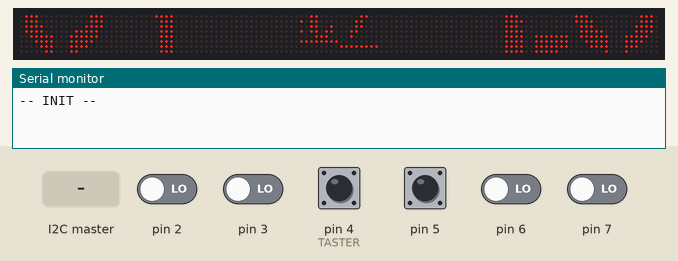
A sketch run on a simulated Arduino Uno, built with avr-gcc and run on an emulated ATmega328P. Shown: 128×8 LED matrix, the last lines printed to the serial monitor. Wiring (inferred from the names in the program): 16 × MAX7219 LED driver (orientation assumed): CS pin 10. The test bench sets the inputs (shaded band); at power-on: pin 4 (TASTER), pin 5 HIGH, pin 2, pin 3, pin 6, pin 7 LOW.

Above: at 1.28 s.
1.3 s: pin 4 (TASTER) pulled LOW for 0.15 s
At 2.1 s:
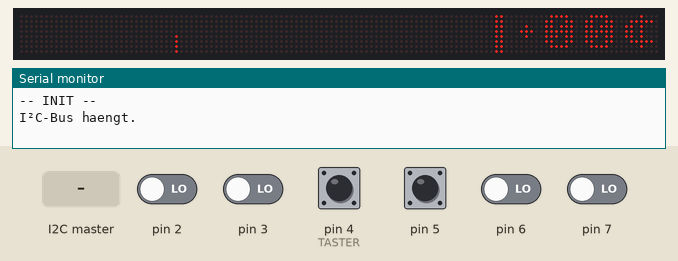
2.9 s: the I2C master sends "F"
At 3.3 s:
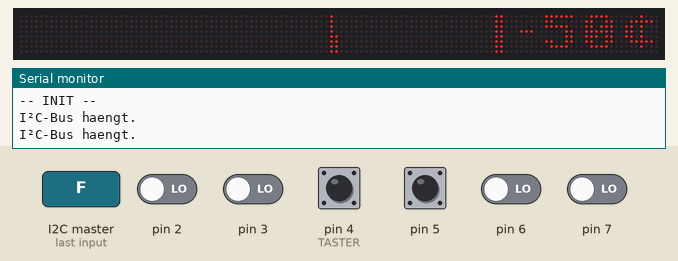
4.4 s: pin 4 (TASTER) pulled LOW for 0.15 s
At 5.2 s:
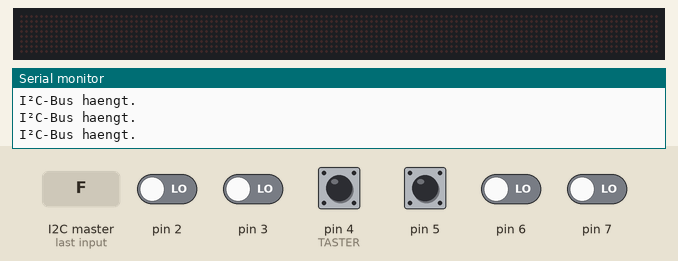
6.1 s: the I2C master sends "G"
At 6.26 s:
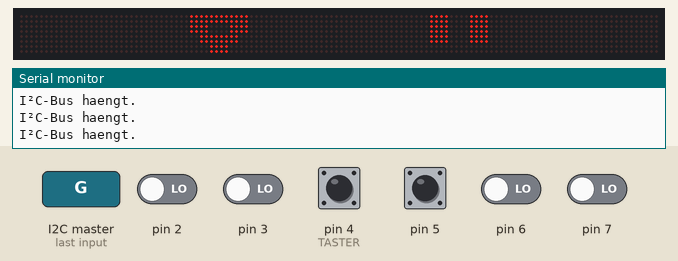
7.8 s: pin 4 (TASTER) pulled LOW for 0.15 s
At 8.1 s:
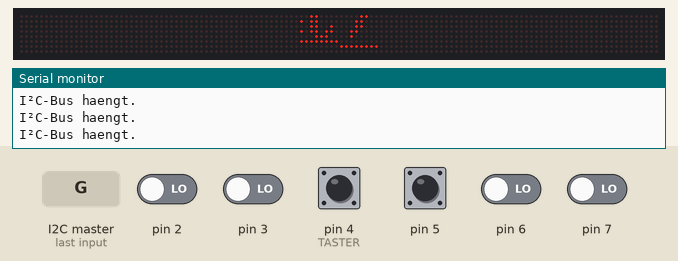
8.5 s: pin 4 (TASTER) pulsed LOW 5 times (0.12 s each, 0.3 s apart)
At 9.75 s:
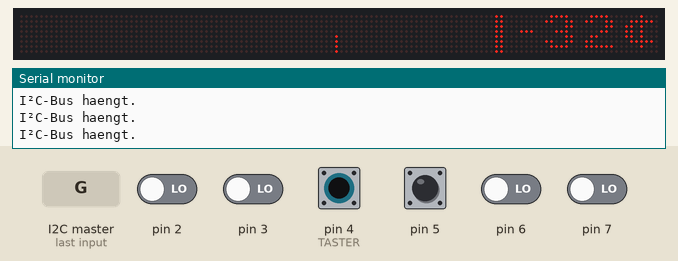
Timing chart, 0 to 11.5 s (numbered marks = the images above; inputs shaded):
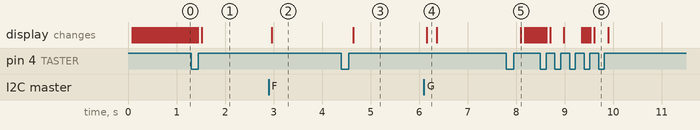

The sketch:

noten.ino
```cpp
#include <Wire.h>
#include "noten.h"
String note = " 0", oldnote;
float cents;
uint8_t buf = 0, okt = 0, maxbuf = 0;
uint32_t oldms = 1000, alive = 1000, wd = 0, oldrf = 0;
uint16_t interval = 100;
bool triggered = false;
bool stimmen = false, noten = true, gross = false;
bool dunkel = true;
bool dunkelalt = false;
uint8_t mode = 1;
#define rate 40   // ms für Shift left

char lb[64], ub[64], lbout[64], ubout[64], bufferu[70], bufferl[70];

uint32_t lastDebounce1 = 0, DDl1 = 50, buttontime = 0, releasetime = 0, lasttrigger = 0;
bool IN1 = false, pushed = false, LONG = false, OLDLONG = false, oldpushed = false;
uint8_t BS1 = 0, LS1 = LOW, OLDSTATUS1 = 0;


void initialize(uint8_t intensity = 15);

void setup() {
  Wire.begin(8);                  // join i2c bus with address #8
  Wire.setClock(100000);
  Wire.onReceive(receiveEvent);   // register event
  Serial.begin(115200);           // start serial for output
  // MAX7219 initialisieren
  pinMode(CS_PIN, OUTPUT);
  pinMode(11, OUTPUT);
  pinMode(13, OUTPUT);
  pinMode(TASTER, INPUT_PULLUP);
  pinMode(5, INPUT_PULLUP);
  initialize();
  Serial.println("-- INIT --");
  for (uint8_t n = 0; n < 64; n++) {
    lb[n] = 0;
    ub[n] = 0;
    bufferl[n] = 0;
    bufferu[n] = 0;
  }
  // LOFX-Logo einsetzen
  for (uint8_t n = 0; n < 71; n++) {
    bufferl[n] = pgm_read_byte(&lofx[n]);
    bufferu[n] = pgm_read_byte(&lofx[n + 70]);
    buf = 70;
  }
}

void loop() {
  gettaster(TASTER);
  if (millis() > oldms + interval) {
    oldms = millis();
    // Taster auswerten

    if (oldpushed != pushed) {          // kurz drücken: Stimmgerät / Noten
      oldpushed = pushed;
      if (!pushed) {
        if (releasetime - buttontime < 500) {
          clear();
          switch (mode) {
            case 1: {
                mode = 2;
                stimmen = true;
                noten = false;
                gross = false;
                break;
              }
            case 2: {
                mode = 3;
                stimmen = false;
                noten = false;
                gross = true;
                break;
              }
            case 3: {
                mode = 1;
                stimmen = false;
                noten = true;
                gross = false;
                break;
              }
            default: {
                break;
              }
          }

          if (stimmen) {
            lb[31] = 255;
            lb[32] = 255;
            triggered = true;
          }
        }
      }
    }

    if (OLDLONG != LONG) {              // Lange drücken: Helligkeit
      OLDLONG = LONG;
      if (LONG) {
        //Serial.println("LONG");
        dunkel = !dunkel;
      }

    }

    if (stimmen && triggered) {          // Stimmgerät
      for (uint8_t n = 0; n < 64; n++) {
        lb[n] = 0;
        ub[n] = 0;
      }
      triggered = false;
      uint8_t offset = 7;
      if (note[0] == 'A') offset = 0;
      if (note[0] == 'B') offset = 1;
      if (note[0] == 'C') offset = 2;
      if (note[0] == 'D') offset = 3;
      if (note[0] == 'E') offset = 4;
      if (note[0] == 'F') offset = 5;
      if (note[0] == 'G') offset = 6;
      if (offset < 7) {
        for (uint8_t n = 0; n < 8; n++) {
          lb[63 - n] = pgm_read_byte(&chrs[n + (8 * offset)]);
          lb[47 - n] = pgm_read_byte(&nums[n + (8 * (okt - 48) )]);
        }
        if (note.indexOf('#') > -1) {
          for (uint8_t n = 0; n < 8; n++) {
            lb[55 - n] = pgm_read_byte(&chrs[n + 56]);
            lb[47 - n] = pgm_read_byte(&nums[n + (8 * (okt - 48) )]);
          }
        }
      }
      uint8_t offset2 = 0;              // Cents-Anzeige
      offset = abs(cents) / 10;
      offset2 = abs(cents) - offset * 10;
      for (uint8_t n = 0; n < 8; n++) {
        lb[23 - n] = pgm_read_byte(&nums[n + (8 * offset)]);
        lb[15 - n] = pgm_read_byte(&nums[n + (8 * offset2)]);
        lb[7 - n] = pgm_read_byte(&nums[n + 96]);
        if (cents < 0) {
          lb[31 - n] = pgm_read_byte(&nums[n + 88]);
        }
        else {
          lb[31 - n] = pgm_read_byte(&nums[n + 80]);
        }
      }
      if (cents < -32) {
        cents = -32;
        ub[62] = 255;
      }
      if (cents > 32) {
        cents = 32;
        ub[1] = 255;
      }
      lb[31] = 255;
      lb[32] = 255;
      uint8_t cents2 = cents + 32;
      ub[63 - cents2] = 15;
    } else if (noten) {                                // laufende Noten auf Linien
      if ((oldnote == note) && (!triggered)) {
        oldnote = "";
      }
      if ((buf == 0) && (triggered)) {
        triggered = false;
        if (note != oldnote) {
          //Serial.println(note + " " + String(cents) + " " + (String)okt);
          fillwnote(note[0], okt);
          buf = 5;
        }
        oldnote = note;
      }
    } else if (gross) {                               // 3. Modus
      if (millis() - lasttrigger > 250) {
        for (uint8_t n = 0; n < 64; n++) {
          lb[n] = 0;
          ub[n] = 0;
        }
      }
      if (triggered) {
        triggered = false;
        uint8_t offset = 0;
        uint8_t temp = 0;
        if (note[0] == 'A') offset = 0;
        if (note[0] == 'B') offset = 1;
        if (note[0] == 'C') offset = 2;
        if (note[0] == 'D') offset = 3;
        if (note[0] == 'E') offset = 4;
        if (note[0] == 'F') offset = 5;
        if (note[0] == 'G') offset = 6;
        for (uint8_t n = 0; n < 8; n++) {
          temp = pgm_read_byte(&chrs[n + (8 * offset)]);
          ub[47 - n * 2] = bitRead(temp, 0) * 3 + bitRead(temp, 1) * 12 + bitRead(temp, 2) * 48 + bitRead(temp, 3) * 192;
          ub[46 - n * 2] = bitRead(temp, 0) * 3 + bitRead(temp, 1) * 12 + bitRead(temp, 2) * 48 + bitRead(temp, 3) * 192;
          lb[47 - n * 2] = bitRead(temp, 4) * 3 + bitRead(temp, 5) * 12 + bitRead(temp, 6) * 48 + bitRead(temp, 7) * 192;
          lb[46 - n * 2] = bitRead(temp, 4) * 3 + bitRead(temp, 5) * 12 + bitRead(temp, 6) * 48 + bitRead(temp, 7) * 192;
          ub[31 - n * 2] = 0;
          ub[30 - n * 2] = 0;
          lb[31 - n * 2] = 0;
          lb[30 - n * 2] = 0;
        }
        if (note.indexOf('#') > -1) {
          for (uint8_t n = 0; n < 8; n++) {
            temp = pgm_read_byte(&chrs[n + 56]);
            ub[31 - n * 2] = bitRead(temp, 0) * 3 + bitRead(temp, 1) * 12 + bitRead(temp, 2) * 48 + bitRead(temp, 3) * 192;
            ub[30 - n * 2] = bitRead(temp, 0) * 3 + bitRead(temp, 1) * 12 + bitRead(temp, 2) * 48 + bitRead(temp, 3) * 192;
            lb[31 - n * 2] = bitRead(temp, 4) * 3 + bitRead(temp, 5) * 12 + bitRead(temp, 6) * 48 + bitRead(temp, 7) * 192;
            lb[30 - n * 2] = bitRead(temp, 4) * 3 + bitRead(temp, 5) * 12 + bitRead(temp, 6) * 48 + bitRead(temp, 7) * 192;
          }
        }
      }
    }
  }

  if (millis() > alive + 1000) {
    alive = millis();
    if (alive - wd > 2000) Serial.println("I²C-Bus haengt.");
    //Serial.println(wd);
  }

  if (millis() > oldrf + rate) {           // Refresh des Displays
    if (dunkel != dunkelalt) {
      if (dunkel) initialize(3);
      if (!dunkel) initialize();
      dunkelalt = dunkel;
    }

    oldrf = millis();
    if ((stimmen) || (gross)) {            // Bei Stimmgerät nur das Display refreshen
      spiTransmit();
    } else if ((noten) && (millis() - lasttrigger < 30000)) {  // ansonsten Buffer 'rausschreiben, wenn vorhanden
      if (maxbuf < buf) maxbuf = buf;
      if (buf > 0) {
        ub[0] = bufferu[maxbuf - buf];
        lb[0] = bufferl[maxbuf - buf];
        buf = buf - 1;
        if (buf == 0) maxbuf = 0;
      }
      for (uint8_t n = 0; n < 8; n++) {    // und F-Schlüssel links einsetzen
        ub[63 - n] = pgm_read_byte(&fkey[n]);
        lb[63 - n] = pgm_read_byte(&fkey[n + 8]);
      }
      spiTransmit();
      shiftleft(36, 73);                   // und mit Notenlinien nachfüttern
    } else if ((noten) && (millis() - lasttrigger >= 30000)) {  // LOFX-Logo
      for (uint8_t n = 0; n < 63; n++) {
        lb[63] = 0;
        ub[63] = 0;
        lb[62 - n] = pgm_read_byte(&lofx[n]);
        ub[62 - n] = pgm_read_byte(&lofx[n + 70]);
      }
      spiTransmit();
    }
  }
}


void receiveEvent(int howMany) {           // Das Wichtigste - Auswertung der Daten auf dem I²C-Bus
  uint8_t i = 0;
  char buffer[10] = {'\0\0\0\0\0\0\0\0\0\0'};
  while (Wire.available()) {
    char c = Wire.read();
    buffer[i] = c;
    i++;
  }
  // Watchdog auf dem Bus
  if (buffer[0] == 'W') {
    wd = millis();
  } else {
    note = getValue(buffer, '|', 1);
    if (note.indexOf('#') > -1) {
      okt = note[2];
    } else {
      okt = note[1];
    }
    String ctstr = getValue(buffer, '|', 0);
    cents = (ctstr.toFloat() / 100) - 50;
    triggered = true;
    lasttrigger = millis();
  }

}
```

funcs.ino
```cpp
String getValue(String data, char separator, int index)
{
  int found = 0;
  int strIndex[] = { 0, -1 };
  int maxIndex = data.length() - 1;

  for (int i = 0; i <= maxIndex && found <= index; i++) {
    if (data.charAt(i) == separator || i == maxIndex) {
      found++;
      strIndex[0] = strIndex[1] + 1;
      strIndex[1] = (i == maxIndex) ? i + 1 : i;
    }
  }
  return found > index ? data.substring(strIndex[0], strIndex[1]) : "";
}

void shiftleft(uint8_t oben, uint8_t unten) {
  for (uint8_t n = 63; n > 0; n--) {
    lb[n] = lb[n - 1];
    ub[n] = ub[n - 1];
    //Serial.println((String)(n-1)+": "+(String)lb[n-1]+0x30);
  }
  ub[0] = oben;
  lb[0] = unten;
}

void fillwnote(char note, uint8_t okt) {
  uint8_t offset = 0;
  if ((note == 'A')  && (okt <= 49)) offset = 0;
  if ((note == 'A')  && (okt > 49))  offset = 8;
  if ((note == 'B')  && (okt <= 49)) offset = 1;
  if ((note == 'B')  && (okt > 49))  offset = 9;
  if (note == 'C') offset = 2;
  if (note == 'D') offset = 3;
  if (note == 'E') offset = 4;
  if ((note == 'F')  && (okt <= 49)) offset = 10;
  if ((note == 'F')  && (okt >  49)) offset = 5;
  if ((note == 'G') && (okt <= 49)) offset = 6;
  if ((note == 'G') && (okt > 49))  offset = 7;
  for (uint8_t n = 0; n < 5; n++) {
    bufferu[n] = pgm_read_byte(&fntu[n + (5 * offset)]);
    bufferl[n] = pgm_read_byte(&fntl[n + (5 * offset)]);
  }
}

void gettaster(uint8_t t) {
  // Taster lesen und debouncen
  IN1 = isLow(t);
  if (IN1 != LS1) {
    lastDebounce1 = millis();
  }
  if ((millis() - lastDebounce1) > DDl1) {
    if (BS1 != IN1) {
      BS1 = IN1;
    }
  }
  if ((OLDSTATUS1 != BS1)) {
    OLDSTATUS1 = BS1;
    if (BS1 == 1) {
      buttontime = millis();
      pushed = true;
    }
    else {
      releasetime = millis();
      pushed = false;
    }
  }
  if ((millis() - buttontime > 500) && (!LONG) && (pushed)) LONG = true;
  if ((millis() - buttontime > 500) && (LONG) && (!pushed)) LONG = false;
  LS1 = IN1;
}
```

max.ino
```cpp
#include <SPI.h>

void rotate(uint8_t w[8], uint8_t (&d)[8]) {
  for (uint8_t i = 0; i < 8; i++) d[i] = bitRead(w[7], i) * 128 + bitRead(w[6], i) * 64 + bitRead(w[5], i) * 32 + bitRead(w[4], i) * 16 + bitRead(w[3], i) * 8 + bitRead(w[2], i) * 4 + bitRead(w[1], i) * 2 + bitRead(w[0], i);
}

void spiTransmit()
{
  /*
     Originalzustand
    128 64  32  16  8   4   2   1  <-- (Byte in Zeile)
    o   o   o   o   o   o   o   o   1  (Zeile)
    o   o   o   o   o   o   o   o   2
    o   o   o   o   o   o   o   o   3
    o   o   o   o   o   o   o   o   4
    o   o   o   o   o   o   o   o   5
    o   o   o   o   o   o   o   o   6
    o   o   o   o   o   o   o   o   7
    o   o   o   o   o   o   o   o   8
  */

  uint8_t w[8];
  // d hält die gedrehten 8 bytes
  uint8_t d[8];
  for (uint8_t n = 0; n < 8; n++) {
    // Startposition Lower Bytes
    uint8_t i = n * 8;
    uint8_t j = (7 - n) * 8;
    // w füllen mit 8 Bytes aus lower byte, beginnend rechts unten
    for (uint8_t o = 0; o < 8; o++) {
      w[o] = lb[i + o];
    }
    rotate (w, d);
    for (uint8_t o = 0; o < 8; o++) {
      lbout[j + o] = d[o];
    }

    // w füllen mit 8 Bytes aus upper byte, beginnend rechts oben
    for (uint8_t o = 0; o < 8; o++) {
      w[7 - o] = ub[i + o];
    }
    rotate (w, d);
    for (uint8_t o = 0; o < 8; o++) {
      ubout[i + (7 - o)] = d[o];
    }
  }

  for (uint8_t z = 1; z < 9; z++) {             // Zeile (1-7)
    SPI.beginTransaction(SPISettings(8000000, MSBFIRST, SPI_MODE0));
    digitalLow(CS_PIN);
    for (uint8_t s = 0; s < 8; s++) {          // Display (0-8)
      SPI.transfer(z);   // Zeile
      SPI.transfer(ubout[s * 8 + z - 1]); // Byte in Zeile (upper bytes)
    }
    for (uint8_t s = 0; s < 8; s++) {          // Display (0-8)
      SPI.transfer(z);   // Zeile
      SPI.transfer(lbout[s * 8 + z - 1]); // Byte in Zeile
    }
    digitalHigh(CS_PIN);
    SPI.endTransaction();
  }
}

void spiTr(uint8_t opCode, uint8_t data)
{
  SPI.beginTransaction(SPISettings(8000000, MSBFIRST, SPI_MODE0));
  digitalLow(CS_PIN);
  SPI.transfer(opCode);
  SPI.transfer(data);
  digitalHigh(CS_PIN);
  SPI.endTransaction();
}


void initialize(uint8_t intensity = 15)
{
  spiTr(OP_SHUTDOWN, 1);  // wake up
  spiTr(OP_SCANLIMIT, 7); // all on
  spiTr(OP_INTENSITY, intensity); // mid intensity
  spiTr(OP_DISPLAYTEST, 0); // no test
  spiTr(OP_DECODEMODE, 0);  // no decode
  clear();
}

void clear(void)
{
  for (uint8_t s = 0; s < 16; s++) {
    for (uint8_t i = 0; i < 8; i++)
      spiTr(OP_DIGIT0 + i, 0);
  }
}
```

noten.h
```cpp
// Hardware definition
#define CS_PIN    10  // or SS
#define TASTER    4   // Taster auf D4

// Opcodes for the MAX7221 and MAX7219
// All OP_DIGITn are offsets from OP_DIGIT0
#define	OP_NOOP         0 ///< MAX72xx opcode for NO OP
#define OP_DIGIT0       1 ///< MAX72xx opcode for DIGIT0
#define OP_DIGIT1       2 ///< MAX72xx opcode for DIGIT1
#define OP_DIGIT2       3 ///< MAX72xx opcode for DIGIT2
#define OP_DIGIT3       4 ///< MAX72xx opcode for DIGIT3
#define OP_DIGIT4       5 ///< MAX72xx opcode for DIGIT4
#define OP_DIGIT5       6 ///< MAX72xx opcode for DIGIT5
#define OP_DIGIT6       7 ///< MAX72xx opcode for DIGIT6
#define OP_DIGIT7       8 ///< MAX72xx opcode for DIGIT7
#define OP_DECODEMODE   9 ///< MAX72xx opcode for DECODE MODE
#define OP_INTENSITY   10 ///< MAX72xx opcode for SET INTENSITY
#define OP_SCANLIMIT   11 ///< MAX72xx opcode for SCAN LIMIT
#define OP_SHUTDOWN    12 ///< MAX72xx opcode for SHUT DOWN
#define OP_DISPLAYTEST 15 ///< MAX72xx opcode for DISPLAY TEST

#define portOfPin(P)\
  (((P)>=0&&(P)<8)?&PORTD:(((P)>7&&(P)<14)?&PORTB:&PORTC))
#define ddrOfPin(P)\
  (((P)>=0&&(P)<8)?&DDRD:(((P)>7&&(P)<14)?&DDRB:&DDRC))
#define pinOfPin(P)\
  (((P)>=0&&(P)<8)?&PIND:(((P)>7&&(P)<14)?&PINB:&PINC))
#define pinIndex(P)((uint8_t)(P>13?P-14:P&7))
#define pinMask(P)((uint8_t)(1<<pinIndex(P)))

#define pinAsInput(P) *(ddrOfPin(P))&=~pinMask(P)
#define pinAsInputPullUp(P) *(ddrOfPin(P))&=~pinMask(P);digitalHigh(P)
#define pinAsOutput(P) *(ddrOfPin(P))|=pinMask(P)
#define digitalLow(P) *(portOfPin(P))&=~pinMask(P)
#define digitalHigh(P) *(portOfPin(P))|=pinMask(P)
#define isHigh(P)((*(pinOfPin(P))& pinMask(P))>0)
#define isLow(P)((*(pinOfPin(P))& pinMask(P))==0)
#define digitalState(P)((uint8_t)isHigh(P))

const char fntu[56] PROGMEM = {
  0x24, 0x24, 0x24, 0xf4, 0x24, // A
  36, 36, 36, 252, 36,      // B
  0x24, 0x24, 0x24, 0xff, 0x24, // C
  36, 164, 164, 164, 36,    // D
  0xa4, 0xe4, 0xe4, 0x64, 0x24, // E
  228, 116, 116, 52, 36,    // F
  36, 36, 36, 228, 36,      // G
  244, 60, 60, 44, 36,      // G2
  252, 46, 46, 38, 36,      // A2
  254, 39, 39, 37, 36,      // B2
  36, 36, 36, 164, 36       // F1
};

const char fntl[56] PROGMEM = {
  0x69, 0x79, 0x79, 0x5f, 0x49, // 65 - 'A'
  89, 93, 93, 79, 73, // 66 - 'B'
  0x4d, 0x4f, 0x4f, 0x4b, 0x49, // 67 - 'C'
  0xff, 0x4b, 0x49, 0x49, 0x49, // 68 - 'D'
  0xff, 0x49, 0x49, 0x49, 0x49, // 69 - 'E'
  127, 73, 73, 73, 73, // 70 - 'F'
  201, 233, 233, 127, 73, // 199 - 'G'
  95, 73, 73, 73, 73,      // G2
  95, 73, 73, 73, 73,      // A2
  75, 73, 73, 73, 73,      // B2
  201, 201, 201, 127, 73   // F1
};

// Buchstaben für Stimmgerät
const char chrs[65] PROGMEM = {
  0, 124, 126, 11, 11, 126, 124, 0,   // A
  0, 127, 127, 8, 8, 127, 127, 0,     // H
  0, 62, 127, 65, 65, 99, 34, 0,      // C
  0, 127, 127, 65, 99, 62, 28, 0,     // D
  0, 127, 127, 73, 73, 65, 65, 0,     // E
  0, 127, 127, 9, 9, 1, 1, 0,        // F
  0, 62, 127, 65, 73, 123, 58, 0,     // G
  20, 127, 127, 20, 20, 127, 127, 20 // #
};

// F-Schlüssel
const char fkey[17] PROGMEM = {
  4, 52, 28, 12, 252, 244, 4, 84,
  64, 64, 88, 78, 71, 65, 64, 64
};

// LOFX-Logo
const char lofx[141] PROGMEM = {
  0xff, 0xff, 0xff, 0xfa, 0x00, 0x00, 0xf0, 0xf0, 0xf0, 0xf0,
  0xf0, 0x70, 0x70, 0x00, 0x03, 0x1f, 0x3f, 0x7e, 0x78, 0x78,
  0xf0, 0x00, 0x00, 0x00, 0xf0, 0x70, 0x7c, 0x3f, 0x1f, 0x0f,
  0x00, 0x00, 0xff, 0xff, 0xff, 0x00, 0x00, 0x00, 0x03, 0x03,
  0x01, 0x01, 0x01, 0x01, 0x00, 0x00, 0xc0, 0xf0, 0xf8, 0xfc,
  0x7e, 0x18, 0x01, 0x07, 0x0f, 0x1f, 0x7f, 0xfc, 0xf8, 0xf0,
  0xc0, 0x00, 0x00, 0x00, 0x00, 0x00, 0x00, 0x00, 0x00, 0x00,
  0xff, 0xff, 0xff, 0x80, 0x00, 0x00, 0x00, 0x00, 0x00, 0x00,
  0x00, 0x00, 0x00, 0x00, 0xe0, 0xf8, 0xfc, 0x3e, 0x1e, 0x1f,
  0x0f, 0x00, 0x00, 0x00, 0x0f, 0x0f, 0x3e, 0xfc, 0xf8, 0xf0,
  0x00, 0x00, 0xff, 0xff, 0xff, 0x00, 0x00, 0x00, 0xc7, 0xc7,
  0xc7, 0xc7, 0xc7, 0xc7, 0x07, 0x00, 0x01, 0x07, 0x0f, 0x1f,
  0x7f, 0xfc, 0xf8, 0xf0, 0xc0, 0x8c, 0x3e, 0x1f, 0x0f, 0x07,
  0x01, 0x00, 0x00, 0x00, 0x00, 0x00, 0x00, 0x00, 0x00, 0x00
};

const char nums[105] PROGMEM = {
  0, 62, 127, 89, 77, 127, 62, 0, // 0
  0, 64, 68, 127, 127, 64, 64, 0, // 1
  0, 98, 115, 81, 73, 79, 70, 0,  // 2
  0, 34, 99, 73, 73, 127, 54, 0,  // 3
  0, 24, 24, 20, 18, 127, 127, 16,// 4
  0, 39, 103, 69, 69, 125, 57, 0, // 5
  0, 62, 127, 73, 73, 123, 50, 0, // 6
  0, 3, 3, 121, 125, 7, 3, 0,     // 7
  0, 54, 127, 73, 73, 127, 54, 0, // 8
  0, 38, 111, 73, 73, 127, 62, 0, // 9
  0, 0, 0, 0, 8, 28, 8, 0,        // +
  0, 0, 0, 0, 8, 8, 8, 0,         // -
  0, 28, 62, 34, 127, 34, 34, 0   // cent-Symbol
};
```

Measured:
- after the input at 2.9 s, the display: changes after 0.06 s (image 2)
- after the input at 4.4 s, the display: changes after 0.24 s (image 3)
- after the input at 6.1 s, the display: changes after 0.06 s (image 4)
- after the input at 7.8 s, the display: changes after 0.29 s (image 5)
